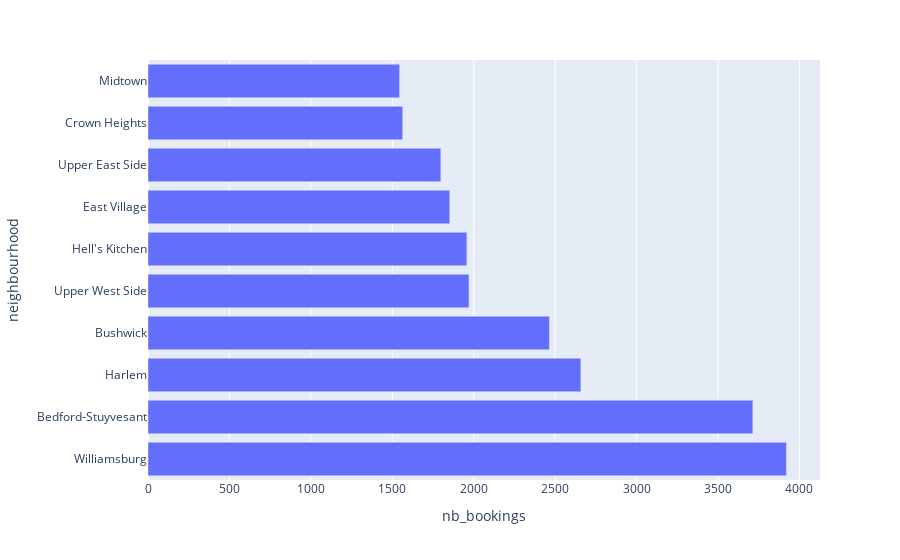

Source (notebook cell):
### Markdown cell above
We can also visualize the top neighbourhoods as an interactive plot as well, using `plotly`. **Williamsburg** seems to have the most listings followed by **Bedford-Stuyvesant** and **Harlem**.

### Code cell
fig = px.bar(top_10_neighbourhoods, x="nb_bookings", y="neighbourhood")
fig.show(config={"displayModeBar": False})

### Figure 1 — Plotly figure (JSON) as saved in the notebook; plotly's stock layout.template omitted (floating-point values rounded to 4 significant figures)
{"data": [{"alignmentgroup": "True", "hovertemplate": "nb_bookings=%{x}<br>neighbourhood=%{y}<extra></extra>", "legendgroup": "", "marker": {"color": "#636efa", "pattern": {"shape": ""}}, "name": "", "offsetgroup": "", "orientation": "h", "showlegend": false, "textposition": "auto", "type": "bar", "x": [3920, 3714, 2658, 2465, 1971, 1958, 1853, 1798, 1564, 1545], "xaxis": "x", "y": ["Williamsburg", "Bedford-Stuyvesant", "Harlem", "Bushwick", "Upper West Side", "Hell's Kitchen", "East Village", "Upper East Side", "Crown Heights", "Midtown"], "yaxis": "y"}], "layout": {"barmode": "relative", "legend": {"tracegroupgap": 0}, "margin": {"t": 60}, "xaxis": {"anchor": "y", "domain": [0, 1], "title": {"text": "nb_bookings"}}, "yaxis": {"anchor": "x", "domain": [0, 1], "title": {"text": "neighbourhood"}}}}
